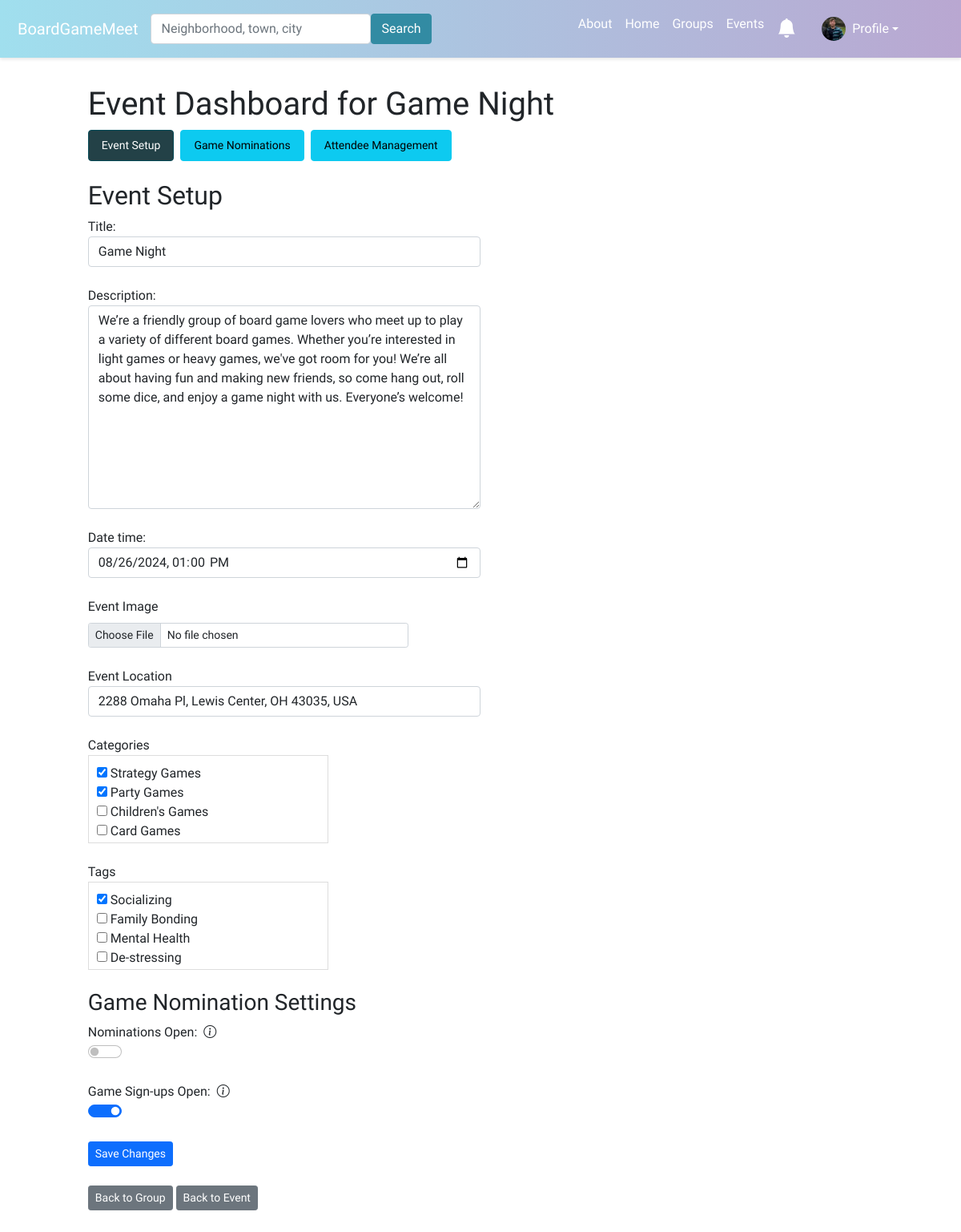
Screenshot of /event-dashboard/event/2/ (signed in) with the database file from the repository.
### boardgame/models.py (models this page shows, shortened)
class UserProfile(models.Model):
    user = models.OneToOneField(User, on_delete=models.CASCADE)
    bio = models.TextField(blank=True)
    favorite_games = models.TextField(blank=True)
    picture = models.ImageField(upload_to='profile_images', blank=True)
    categories = models.ManyToManyField(Category, related_name='profile', blank=True)
    tags = models.ManyToManyField(Tag, related_name='profile', blank=True)
    city = models.CharField(max_length=255, blank=True)
    state = models.CharField(max_length=255, blank=True)
    country = models.CharField(max_length=255, blank=True)
    latitude = models.FloatField(null=True, blank=True)
    longitude = models.FloatField(null=True, blank=True)

class Event(models.Model):
    group = models.ForeignKey(Group, on_delete=models.CASCADE)
    title = models.CharField(max_length=100)
    description = models.TextField()
    date_time = models.DateTimeField()
    attendees = models.ManyToManyField(User, through='EventAttendance')
    event_image = models.ImageField(upload_to='event_images/', null=True, blank=True)
    categories = models.ManyToManyField(Category, related_name='events', blank=True)
    tags = models.ManyToManyField(Tag, related_name='events', blank=True)
    nominations_open = models.BooleanField(default=True)
    signups_open = models.BooleanField(default=False)
    admin_only_nominations = models.BooleanField(default=False)
    skip_nominations = models.BooleanField(default=False)

class EventLocation(models.Model):
    event = models.OneToOneField('Event', on_delete=models.CASCADE)
    address = models.CharField(max_length=255)
    city = models.CharField(max_length=100)
    sublocality = models.CharField(max_length=100, blank=True)  # neighborhoods or sublocalities
    state = models.CharField(max_length=100, blank=True, null=True)
    postcode = models.CharField(max_length=20)
    country = models.CharField(max_length=20)
    latitude = models.DecimalField(max_digits=9, decimal_places=6, blank=True, null=True)
    longitude = models.DecimalField(max_digits=9, decimal_places=6, blank=True, null=True)

### boardgame/views.py (the view, shortened to what this page needs)
# urls.py: path('event-dashboard/event/<int:event_id>/', views.manage_event_dashboard, name='manage_event_dashboard'),
def manage_event_dashboard(request, event_id, section=None):
    event = Event.objects.get(id=event_id)
    section = section or request.GET.get('section', 'event_setup')
    event_location = None
    if EventLocation.objects.filter(event=event).exists():
        event_location = EventLocation.objects.get(event=event)
    context = {'event': event, 'section': section}
    if section == 'event_setup':
        if request.method == 'POST':
            form = EventForm(request.POST, request.FILES, instance=event)
            if form.is_valid():
                try:
                    form.save()
                    place_id = request.POST.get('place_id')
                    if place_id:
                        place_details = fetch_place_details(place_id)
                        if place_details:
                            if event_location is None:
                                event_location = EventLocation(event=event)
                            event_location.address = place_details.get('formatted_address', '')
                            event_location.city = place_details.get('city', '')
                            event_location.state = place_details.get('state', '')
                            event_location.postcode = place_details.get('postcode', '')
                            event_location.country = place_details.get('country', '')
                            event_location.latitude = place_details.get('latitude', None)
                            event_location.longitude = place_details.get('longitude', None)
                            event_location.save()
                    messages.success(request, 'Event updated successfully.')
                    return redirect('manage_event_dashboard_with_section', event_id=event.id, section='event_setup')
                except Exception as e:
                    messages.error(request, "An unexpected error occurred. Please try again.")
                    return redirect('manage_event_dashboard_with_section', event_id=event.id, section='event_setup')
            else:
                if 'event_image' in form.errors:
                    messages.error(request, form.errors['event_image'][0])
                else:
                    messages.error(request, "There was an issue with the image file. Please upload a different image.")
                return redirect('manage_event_dashboard_with_section', event_id=event.id, section='event_setup')
        else:
            form = EventForm(instance=event)
        context.update({'form': form,'event_location':event_location})
    return render(request, 'boardgame/manage_event_dashboard.html', context)

### boardgame/forms.py
class EventForm(forms.ModelForm):
    class Meta:
        model = Event
        fields = ['title', 'description', 'date_time','event_image','categories', 'tags',
                  'nominations_open', 'signups_open']
        widgets = {
            'title': forms.TextInput(attrs={'class': 'form-control', 'style': 'width: 50%;'}),
            'description': forms.Textarea(attrs={'class': 'form-control', 'style': 'width: 50%;'}),
            'date_time': forms.DateTimeInput(attrs={'type': 'datetime-local', 'class': 'form-control', 'style': 'width: 50%;'}),
            'categories': forms.CheckboxSelectMultiple,
            'tags': forms.CheckboxSelectMultiple,
            'nominations_open': forms.CheckboxInput(attrs={'class': 'form-check-input form-switch'}),
            'signups_open': forms.CheckboxInput(attrs={'class': 'form-check-input form-switch'}),
        }

### boardgame/models.py (called while the page is built)
    def __str__(self):
        return self.name

    def __str__(self):
        return self.name

### boardgame/templatetags/custom_filters.py (called while the page is built)
@register.simple_tag
def unread_notifications_count(user):
    if user.is_authenticated:
        return Notification.objects.filter(user=user, read=False).count()
    return 0

### boardgame/templates/boardgame/manage_event_dashboard.html (shortened to what this page needs)
{% extends 'boardgame/base.html' %}
{% load static %}
{% load custom_filters %}
{% block content %}
<head>
    <link href="https://cdn.jsdelivr.net/npm/bootstrap-icons@1.10.5/font/bootstrap-icons.css" rel="stylesheet">
</head>
<div class="container mt-4" style="max-width: 90%; margin: 0 auto; padding-bottom: 30px; padding-top: 10px;">
<h1>Event Dashboard for {{ event.title }} </h1>
<nav>
    <ul class="nav nav-pills">
        <li class="nav-item">
            <a class="btn btn-info btn-sm me-2 nav-link {% if section == 'event_setup' %}active{% endif %}"
                href="{% url 'manage_event_dashboard_with_section' event.id 'event_setup' %}">Event Setup</a>
        </li>
        <li class="nav-item">
            <a class="btn btn-info btn-sm me-2 nav-link {% if section == 'game_nominations' %}active{% endif %}"
                href="{% url 'manage_event_dashboard_with_section' event.id 'game_nominations' %}">Game Nominations</a>
        </li>
        <li class="nav-item">
            <a class="btn btn-info btn-sm me-2 nav-link {% if section == 'attendee_management' %}active{% endif %}"
                href="{% url 'manage_event_dashboard_with_section' event.id 'attendee_management' %}">Attendee
                Management</a>
        </li>
    </ul>
</nav>
<br />
{% if section == 'event_setup' %}
<h2>Event Setup</h2>
<form method="post" enctype="multipart/form-data">
   <div class="form-group">
    {{ form.title.label_tag }} {{ form.title }} <br/>
    {{ form.description.label_tag }} {{ form.description }} <br/>
    {{ form.date_time.label_tag }} {{ form.date_time }} <br/>
    <label for="{{ form.event_image.id_for_label }}" class="form-label">Event Image</label>
    <input type="file" id="{{ form.event_image.id_for_label }}" name="event_image" class="form-control form-control-sm" style="max-width: 400px;">
  </div>
    <br/>
     <div class="form-group">
        <label for="event-location-input">Event Location</label>
        <input type="text" id="event-location-input" class="form-control" style="width: 50%;" name="address"
            autocomplete="off" value="{{ event_location.address|default:'' }}">
    </div>
    <br />
    <div class="form-group">
        <label for="id_categories">{{ form.categories.label }}</label>
        <div class="scrollable-checkboxes">
            {{ form.categories }}
        </div>
    </div>
    <br/>
    <div class="form-group">
        <label for="id_tags">{{ form.tags.label }}</label>
        <div class="scrollable-checkboxes">
            {{ form.tags }}
        </div>
    </div>
    <br/>
     <div class="section">
        <h3>Game Nomination Settings</h3>
        <div class="form-group">
            <label for="id_nominations_open" class="d-flex align-items-center">
                Nominations Open:
                <i class="bi bi-info-circle ms-2" data-bs-toggle="tooltip" data-bs-placement="top" data-bs-html="true"
                   title="<strong>Enabled:</strong> Users can nominate games.<br><strong>Disabled:</strong> Nominations are closed and the section is removed from the event page."></i>
            </label>
            <div class="form-check form-switch">
                {{ form.nominations_open }}
            </div>
        </div>
        <br />
        <div class="form-group">
            <label for="id_signups_open" class="d-flex align-items-center">
                Game Sign-ups Open:
                <i class="bi bi-info-circle ms-2" data-bs-toggle="tooltip" data-bs-placement="top" data-bs-html="true"
                   title="<strong>Enabled:</strong> Approved games will be listed in the game sign-up section of the event page.<br><strong>Disabled:</strong> The game sign-up section will not appear on the event page and users cannot sign up for games."></i>
            </label>
            <div class="form-check form-switch">
                {{ form.signups_open }}
            </div>
        </div>
        <br />
    </div>
    <button class="btn btn-primary btn-sm" type="submit">Save Changes</button>
</form>
{% endif %}
<div class="row mt-4">
    <div class="col-md-12">
        <a href="{% url 'group_profile' event.group.slug %}" class="btn btn-secondary btn-sm">Back to Group</a>
        <a href="{% url 'event_details' event.id %}" class="btn btn-secondary btn-sm">Back to Event</a>
    </div>
</div>
</div>
{% endblock %}

### boardgame/templates/boardgame/navbar.html (shortened to what this page needs)
{% load static %}
{% load custom_filters %}
<nav class="navbar navbar-expand-lg navbar-dark" style="background: linear-gradient(to right, #a0dfee, #b9a7d1); box-shadow: 0 2px 4px rgba(0, 0, 0, 0.1); padding: 10px;">
  <div class="container-fluid">
    <a class="navbar-brand" href="{% url 'home' %}">BoardGameMeet</a>
    <div class="collapse navbar-collapse" id="navbarSupportedContent">
      <form class="d-flex me-auto mb-2 mb-lg-0" method="POST" action="{% url 'search' %}">
        <input class="form-control custom-search-bar" type="search" placeholder="Neighborhood, town, city" aria-label="Search" name="searched">
        <button class="btn" type="submit" style="background-color: #328ba3; border-color: #328ba3; color: #ffffff;">Search</button>
      </form>
      <ul class="navbar-nav me-5 mb-2 mb-lg-0">
        <li class="nav-item">
          <a class="nav-link" href="{% url 'about' %}" style="color: white;">About</a>
        </li>
        <li class="nav-item">
          <a class="nav-link" href="{% url 'home' %}" style="color: white;">Home</a>
        </li>
        <li class="nav-item">
          <a class="nav-link" href="{% url 'groups' %}" style="color: white;">Groups</a>
        </li>
        <li class="nav-item">
          <a class="nav-link" href="{% url 'events' %}" style="color: white;">Events</a>
        </li>
        {% if user.is_authenticated %}
        <li class="nav-item">
          <a class="nav-link position-relative" href="{% url 'notifications' %}" style="color: white;">
            <i class="bi bi-bell-fill" style="font-size: 1.5rem; padding-right: 1rem; position: relative;"></i>
          </a>
        </li>
        <li class="nav-item dropdown d-flex align-items-center">
          <a class="nav-link dropdown-toggle d-flex align-items-center" href="#" id="navbarDropdown" role="button" data-bs-toggle="dropdown" aria-expanded="false" style="color: white;">
            <img src="{% if request.user.userprofile.picture %}{{ request.user.userprofile.picture.url }}{% else %}{% static 'boardgame/images/default_profile.jpg' %}{% endif %}" class="rounded-circle me-2" style="width: 30px; height: 30px; object-fit: cover;">
            Profile
          </a>
        </li>
        {% endif %}
      </ul>
    </div>
  </div>
</nav>

### boardgame/static/boardgame/style.css (style rules this page uses)
.btn-sm { font-size: 0.8rem; padding: 5px 10px; }
.container { max-width: 1200px; margin: auto; }
.navbar .form-control.custom-search-bar { width: 275px; }
.scrollable-checkboxes { max-height: 110px; width: 300px; overflow-y: auto; border: 1px solid #ddd; padding: 10px; }
.form-check { margin-bottom: 5px; }

### boardgame/templates/boardgame/base.html (style rules this page uses)
body { font-family: 'Varela Round', sans-serif; }
.navbar-nav li { list-style: none !important; font-size: 1rem; }

### boardgame/templates/boardgame/manage_event_dashboard.html (style rules this page uses)
.nav-pills .nav-link { background-color: #0dcaf0; color: #000000; border: 1px solid #0dcaf0; }
.nav-pills .nav-link.active { background-color: #234147 !important; border-color: #064a57 !important; color: #ffffff !important; }

### rows the page displays
Event: title "Game Night", description "We’re a friendly group of board game lovers who meet up to play a variety of different board games. Whether you’re interested in light games or heavy games, we've got room for you! We’re all about having fun and making new friends, so come hang out, roll some dice, and enjoy a game night with us. Everyone’s welcome!", date_time "08/26/2024 13:00", signups_open "☑"
EventLocation: address "2288 Omaha Pl, Lewis Center, OH 43035, USA"
